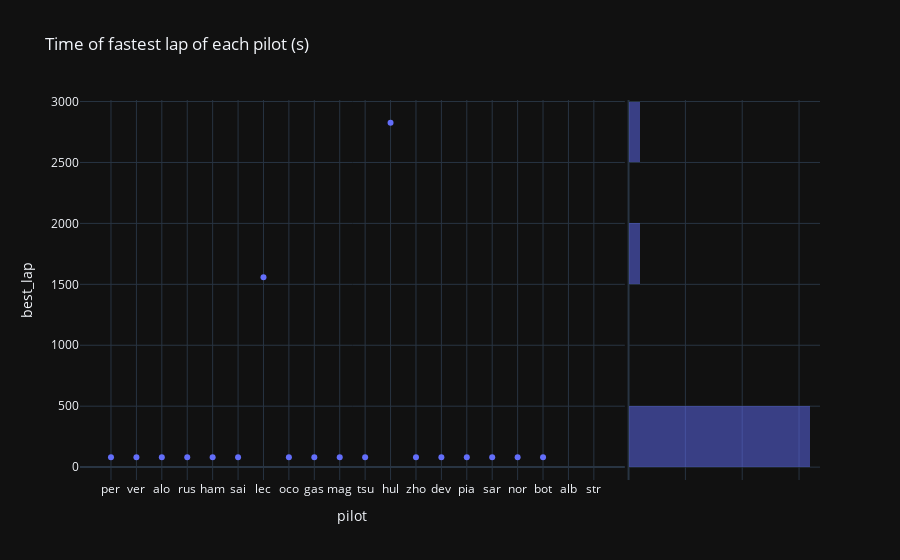

Write notebook code for a chart like this one.
### Markdown cell above
### Frontend

#### Last GP

### Code cell
px.scatter(last_gp, x="pilot", y="best_lap", title="Time of fastest lap of each pilot (s)", marginal_y="histogram", template="plotly_dark")

### Figure 1 — Plotly figure (JSON) as saved in the notebook; plotly's stock layout.template omitted (floating-point values rounded to 4 significant figures)
{"data": [{"hovertemplate": "pilot=%{x}<br>best_lap=%{y}<extra></extra>", "legendgroup": "", "marker": {"color": "#636efa", "symbol": "circle"}, "mode": "markers", "name": "", "orientation": "v", "showlegend": false, "type": "scatter", "x": ["per", "ver", "alo", "rus", "ham", "sai", "lec", "oco", "gas", "mag", "tsu", "hul", "zho", "dev", "pia", "sar", "nor", "bot", "alb", "str"], "xaxis": "x", "y": [81, 81, 81, 81, 81, 81, 1557.0, 82, 82, 82, 82, 2826.0, 82, 82, 82, 82, 82, 81, null, null], "yaxis": "y"}, {"alignmentgroup": "True", "bingroup": "y", "hovertemplate": "best_lap=%{y}<br>count=%{x}<extra></extra>", "legendgroup": "", "marker": {"color": "#636efa"}, "name": "", "offsetgroup": "", "opacity": 0.5, "showlegend": false, "type": "histogram", "xaxis": "x2", "y": [81, 81, 81, 81, 81, 81, 1557.0, 82, 82, 82, 82, 2826.0, 82, 82, 82, 82, 82, 81, null, null], "yaxis": "y2"}], "layout": {"barmode": "overlay", "legend": {"tracegroupgap": 0}, "title": {"text": "Time of fastest lap of each pilot (s)"}, "xaxis": {"anchor": "y", "domain": [0, 0.7363], "title": {"text": "pilot"}}, "xaxis2": {"anchor": "y2", "domain": [0.7413, 1], "matches": "x2", "showgrid": true, "showline": false, "showticklabels": false, "ticks": ""}, "yaxis": {"anchor": "x", "domain": [0, 1], "title": {"text": "best_lap"}}, "yaxis2": {"anchor": "x2", "domain": [0, 1], "matches": "y", "showgrid": true, "showticklabels": false}}}
